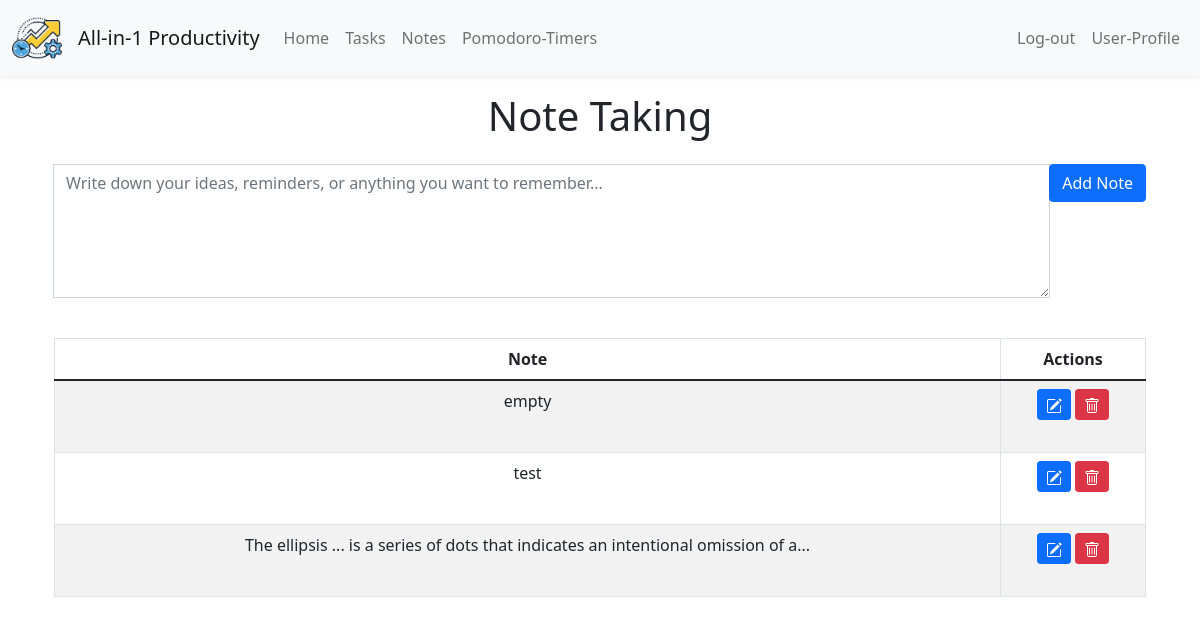
The app's page /notes (signed in) with its own data.
### tables this page shows
CREATE TABLE "notes" (id INTEGER PRIMARY KEY AUTOINCREMENT NOT NULL, note TEXT NOT NULL, category TEXT NOT NULL DEFAULT 'uncategorized', user_id INTEGER, FOREIGN KEY (user_id) REFERENCES users(id));

### app.py (the view)
@app.route('/notes', methods=["GET"])
def notes():
    notes = db.execute("SELECT * FROM notes WHERE user_id = ?", session["user_id"])
    return render_template('notes.html', notes=notes)

### app.py (called while the page is built)
@app.after_request
def after_request(response):
    response.headers["Cache-Control"] = "no-cache, no-store, must-revalidate"
    response.headers["Expires"] = 0
    response.headers["Pragma"] = "no-cache"
    return response

### templates/notes.html (shortened to what this page needs)
{% extends "layout.html" %}
{% block main %}
<section class="note-taking-container container d-flex flex-column">
  <h1 class="text-center mb-4">Note Taking</h1>
  <form action="/add_note" method="POST" class="mb-4">
    <div class="input-group mb-3">
      <textarea class="form-control" id="noteInput" name="note" placeholder="Write down your ideas, reminders, or anything you want to remember..." rows="5"></textarea>
      <div class="input-group-append">
        <button type="submit" class="btn btn-primary">Add Note</button>
      </div>
    </div>
  </form>
  <table class="table table-striped table-bordered">
    <thead>
      <tr>
        <th class="text-center">Note</th>
        <th class="text-center">Actions</th>
      </tr>
    </thead>
    <tbody>
      {% if not notes %}
      <tr>
        <td class="text-center" colspan="2">
          Get your Notepad out & jot down your thoughts!
        </td>
      </tr>
      {% else %}
      {% for row in notes %}
      <tr>
        <td class="text-center">
          <span class="note-tooltip" data-toggle="tooltip" data-placement="top" title="{{ row.note }}">
            {{ ' '.join(row.note.split()[:15]) }}{% if row.note.split()|length > 15 %}...{% endif %}
          </span>
        </td>
        <td class="text-center">
          <form action="/edit_note/{{ row.id }}" method="GET" class="d-inline" style="display: inline-block;">
            <button type="submit" class="btn btn-sm btn-primary">
            </button>
          </form>
          <form action="/del_note" method="POST" class="mb-4" style="display: inline-block;">
            <button type="submit" class="btn btn-sm btn-danger" onclick="return confirm('Are you sure you want to delete this task?')">
            </button>
          </form>
        </td>
      </tr>
      {% endfor %}
      {% endif %}
    </tbody>
  </table>
</section>
{% endblock %}

### records on screen
notes: note "empty"
notes: note "test"
notes: note "The ellipsis ... is a series of dots that indicates an intentional omission of a"
